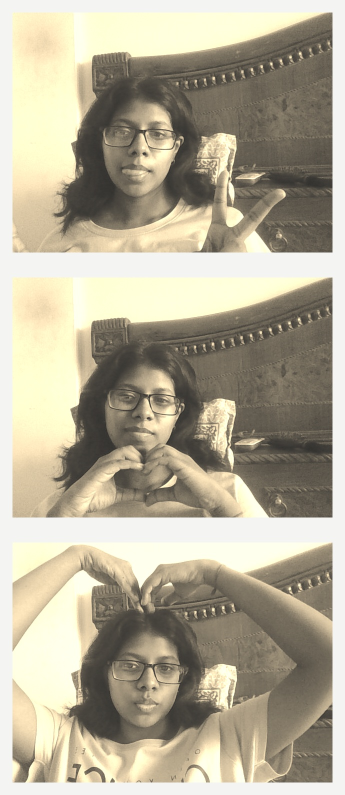
#> input picture strip_1970s_Sepia_1779108496.jpg, 690 x 1590 px (shown at 1/2 size)
$ python -i app.py   (imports and definitions only)
#> lines starting #> are read from the running program, lines starting #| are printed output that depends on the picture
#> further down, picture is the input picture: shape (1590, 690, 3); mean B, G, R 150.9, 171.4, 178.7
import streamlit as st
import cv2
import numpy as np
from PIL import Image
import io

# ==========================================
# 🎞️ THE FUJI & VINTAGE FILM RECIPES 🎞️
# ==========================================

# [24 lines left out: functions recipe_fuji_chrome, recipe_warm_vintage, not called in this run]

def recipe_acros_bw(img):
    # Pure soft glam look
    smooth = cv2.bilateralFilter(img, d=9, sigmaColor=75, sigmaSpace=75)
    gray = cv2.cvtColor(smooth, cv2.COLOR_BGR2GRAY)
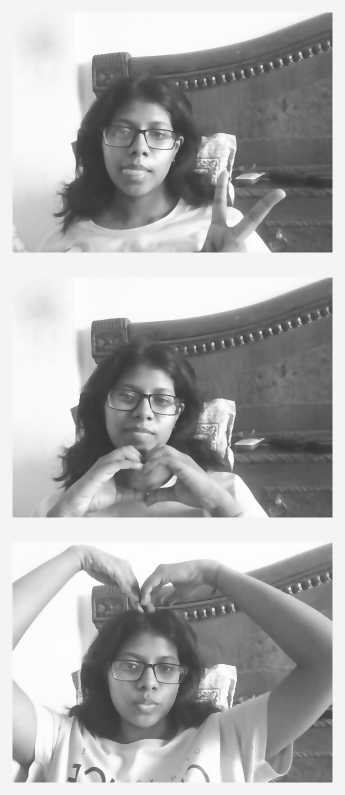
#> gray: shape (1590, 690) (shown at 1/2 size); min 51, max 253, mean 171.3
    flat_gray = cv2.convertScaleAbs(gray, alpha=0.6, beta=60)
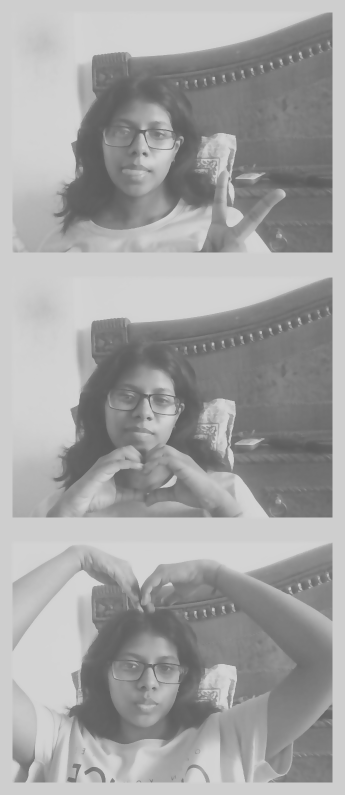
#> flat_gray: shape (1590, 690) (shown at 1/2 size); min 91, max 212, mean 162.7
    gray_3ch = cv2.cvtColor(flat_gray, cv2.COLOR_GRAY2BGR)

    warm_overlay = np.full(gray_3ch.shape, (20, 35, 50), dtype=np.uint8)
    tinted = cv2.addWeighted(gray_3ch, 0.85, warm_overlay, 0.25, 0)
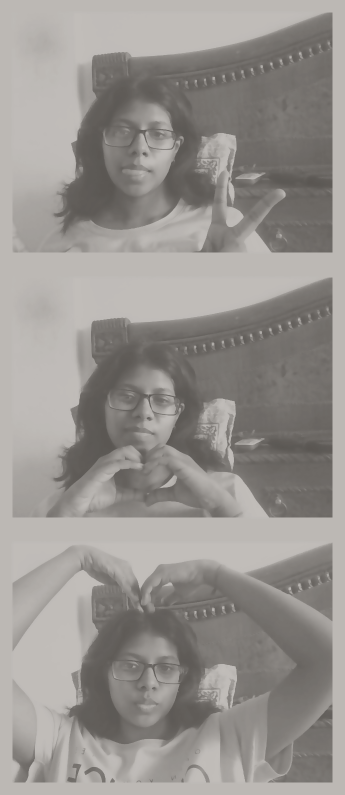
#> tinted: shape (1590, 690, 3) (shown at 1/2 size); mean B, G, R 143.3, 147.1, 150.9

    blur = cv2.GaussianBlur(tinted, (15, 15), 0)
    return cv2.addWeighted(tinted, 0.75, blur, 0.25, 0)

# [41 lines left out: functions recipe_retro_sepia, recipe_expired_slide, generate_proper_strip, not called in this run]

# ==========================================
# 💻 STREAMLIT WEB APP UI 💻
# ==========================================

# [1 line not run here, left out]

# Setup safe state containers
if 'photos' not in st.session_state:
    st.session_state.photos = []
if 'last_processed_id' not in st.session_state:
    st.session_state.last_processed_id = None

# [19 lines not run here, left out]

filter_map = {
    "Classic Chrome": recipe_fuji_chrome,
    "Superia Warm": recipe_warm_vintage,
    "Fuji ACROS B&W": recipe_acros_bw,
    "1970s Sepia": recipe_retro_sepia,
    "Expired Slide": recipe_expired_slide
}
# [1 line that did not run here, left out]

# App Layout
# [51 lines not run here, left out]

>>> import cv2
>>> picture = cv2.imread('../strip_1970s_Sepia_1779108496.jpg')
>>> result = recipe_acros_bw(picture)

$ run again, on strip_Expired_Slide_1779080798.jpg
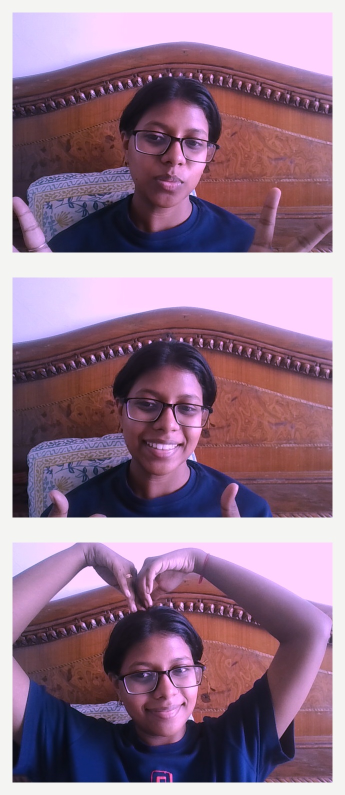
#> input picture strip_Expired_Slide_1779080798.jpg, 690 x 1590 px (shown at 1/2 size)
#> picture is the input picture: shape (1590, 690, 3); mean B, G, R 139.9, 118.7, 148.1
#> in recipe_acros_bw, `gray = cv2.cvtColor(smooth, cv2.COLOR_BGR2GRAY)`:
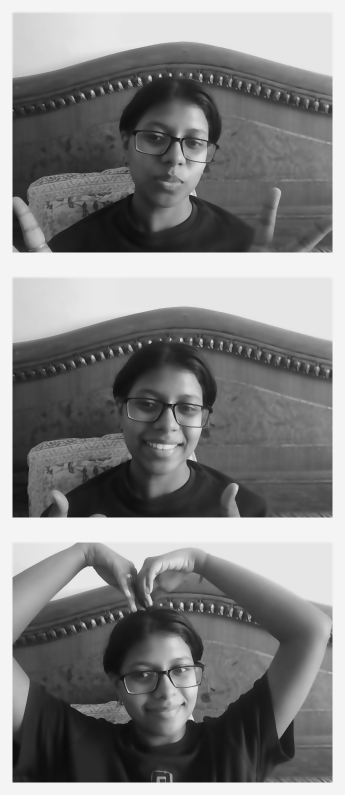
#> gray: shape (1590, 690) (shown at 1/2 size); min 11, max 245, mean 129.9
#> in recipe_acros_bw, `tinted = cv2.addWeighted(gray_3ch, 0.85, warm_overlay, 0.25, 0)`:
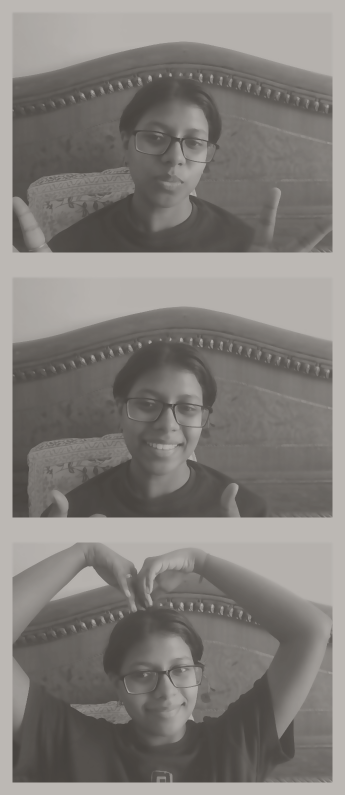
#> tinted: shape (1590, 690, 3) (shown at 1/2 size); mean B, G, R 122.2, 126, 129.8
